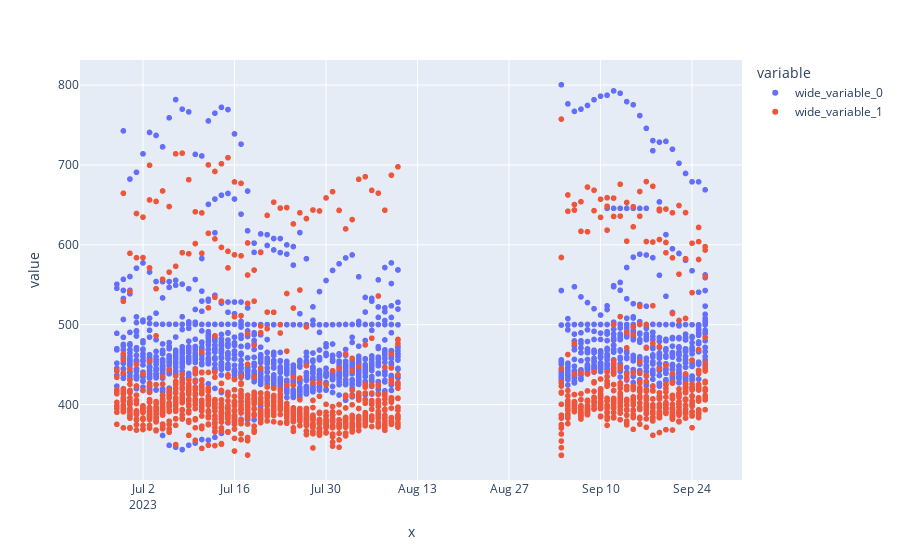

The code cell stored with this chart in its notebook:
### Code cell
import plotly.express as px

px.scatter(x = fe.y_test.index, y = [fe.y_test, pd.DataFrame(pred)[0]])

### Figure 1 — Plotly figure (JSON) as saved in the notebook; plotly's stock layout.template omitted (floating-point values rounded to 4 significant figures; data arrays with more than 128 entries replaced by an {"elided": "..."} marker saying what was removed)
{"data": [{"hovertemplate": "variable=wide_variable_0<br>x=%{x}<br>value=%{y}<extra></extra>", "legendgroup": "wide_variable_0", "marker": {"color": "#636efa", "symbol": "circle"}, "mode": "markers", "name": "wide_variable_0", "showlegend": true, "type": "scattergl", "x": {"elided": "1417 str values"}, "xaxis": "x", "y": {"elided": "1417 float values"}, "yaxis": "y"}, {"hovertemplate": "variable=wide_variable_1<br>x=%{x}<br>value=%{y}<extra></extra>", "legendgroup": "wide_variable_1", "marker": {"color": "#EF553B", "symbol": "circle"}, "mode": "markers", "name": "wide_variable_1", "showlegend": true, "type": "scattergl", "x": {"elided": "1417 str values"}, "xaxis": "x", "y": {"elided": "1417 float values"}, "yaxis": "y"}], "layout": {"legend": {"title": {"text": "variable"}, "tracegroupgap": 0}, "margin": {"t": 60}, "xaxis": {"anchor": "y", "domain": [0, 1], "title": {"text": "x"}}, "yaxis": {"anchor": "x", "domain": [0, 1], "title": {"text": "value"}}}}
